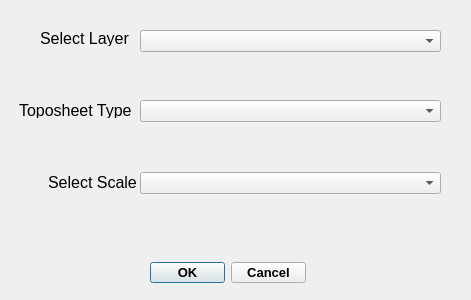
<?xml version="1.0" encoding="UTF-8"?>
<ui version="4.0">
 <class>TopoNumDialogBase</class>
 <widget class="QDialog" name="TopoNumDialogBase">
  <property name="geometry">
   <rect>
    <x>0</x>
    <y>0</y>
    <width>471</width>
    <height>300</height>
   </rect>
  </property>
  <property name="windowTitle">
   <string>TopoSheet Numbers Calculator</string>
  </property>
  <widget class="QDialogButtonBox" name="button_box">
   <property name="geometry">
    <rect>
     <x>150</x>
     <y>262</y>
     <width>156</width>
     <height>21</height>
    </rect>
   </property>
   <property name="sizePolicy">
    <sizepolicy hsizetype="Expanding" vsizetype="Maximum">
     <horstretch>0</horstretch>
     <verstretch>0</verstretch>
    </sizepolicy>
   </property>
   <property name="minimumSize">
    <size>
     <width>156</width>
     <height>0</height>
    </size>
   </property>
   <property name="maximumSize">
    <size>
     <width>156</width>
     <height>23</height>
    </size>
   </property>
   <property name="font">
    <font>
     <pointsize>10</pointsize>
     <weight>75</weight>
     <bold>true</bold>
    </font>
   </property>
   <property name="orientation">
    <enum>Qt::Horizontal</enum>
   </property>
   <property name="standardButtons">
    <set>QDialogButtonBox::Cancel|QDialogButtonBox::Ok</set>
   </property>
   <property name="centerButtons">
    <bool>true</bool>
   </property>
  </widget>
  <widget class="QComboBox" name="layerComboBox">
   <property name="geometry">
    <rect>
     <x>140</x>
     <y>30</y>
     <width>301</width>
     <height>22</height>
    </rect>
   </property>
   <property name="font">
    <font>
     <pointsize>10</pointsize>
    </font>
   </property>
  </widget>
  <widget class="QComboBox" name="scaleComboBox">
   <property name="geometry">
    <rect>
     <x>140</x>
     <y>172</y>
     <width>301</width>
     <height>22</height>
    </rect>
   </property>
   <property name="font">
    <font>
     <pointsize>10</pointsize>
    </font>
   </property>
  </widget>
  <widget class="QLabel" name="label">
   <property name="geometry">
    <rect>
     <x>40</x>
     <y>30</y>
     <width>91</width>
     <height>16</height>
    </rect>
   </property>
   <property name="font">
    <font>
     <pointsize>12</pointsize>
    </font>
   </property>
   <property name="text">
    <string>Select Layer</string>
   </property>
  </widget>
  <widget class="QLabel" name="label_3">
   <property name="geometry">
    <rect>
     <x>48</x>
     <y>172</y>
     <width>91</width>
     <height>20</height>
    </rect>
   </property>
   <property name="font">
    <font>
     <pointsize>12</pointsize>
     <weight>50</weight>
     <bold>false</bold>
    </font>
   </property>
   <property name="text">
    <string>Select Scale</string>
   </property>
  </widget>
  <widget class="QLabel" name="label_4">
   <property name="geometry">
    <rect>
     <x>19</x>
     <y>102</y>
     <width>121</width>
     <height>16</height>
    </rect>
   </property>
   <property name="font">
    <font>
     <pointsize>12</pointsize>
    </font>
   </property>
   <property name="text">
    <string>Toposheet Type</string>
   </property>
  </widget>
  <widget class="QComboBox" name="sheetTypeComboBox">
   <property name="geometry">
    <rect>
     <x>140</x>
     <y>100</y>
     <width>301</width>
     <height>22</height>
    </rect>
   </property>
   <property name="font">
    <font>
     <pointsize>10</pointsize>
    </font>
   </property>
  </widget>
 </widget>
 <resources/>
 <connections>
  <connection>
   <sender>button_box</sender>
   <signal>accepted()</signal>
   <receiver>TopoNumDialogBase</receiver>
   <slot>accept()</slot>
   <hints>
    <hint type="sourcelabel">
     <x>20</x>
     <y>20</y>
    </hint>
    <hint type="destinationlabel">
     <x>20</x>
     <y>20</y>
    </hint>
   </hints>
  </connection>
  <connection>
   <sender>button_box</sender>
   <signal>rejected()</signal>
   <receiver>TopoNumDialogBase</receiver>
   <slot>reject()</slot>
   <hints>
    <hint type="sourcelabel">
     <x>20</x>
     <y>20</y>
    </hint>
    <hint type="destinationlabel">
     <x>20</x>
     <y>20</y>
    </hint>
   </hints>
  </connection>
 </connections>
</ui>
